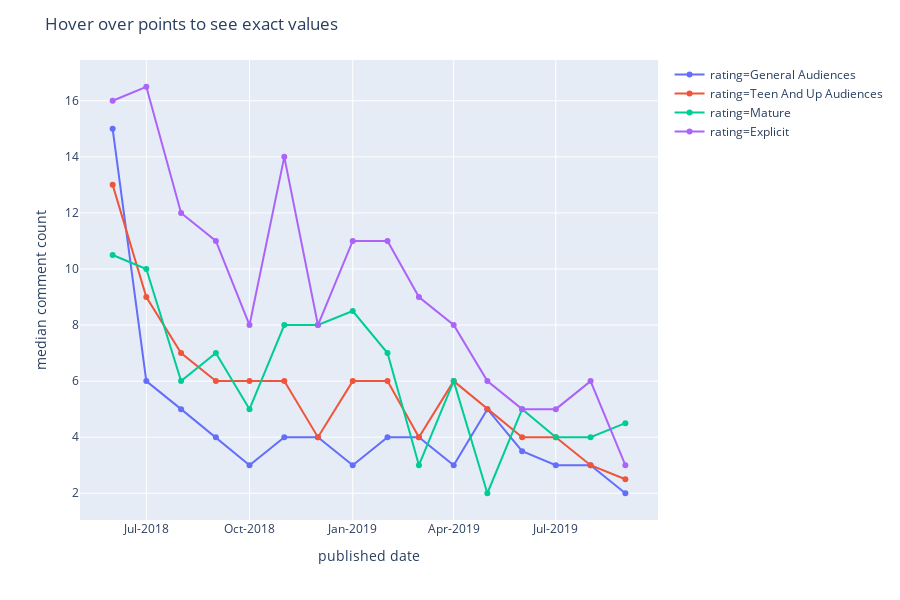

The notebook cell saved with this chart:
### Markdown cell above
## Interactive graph for comment counts
E.g. of reading: On average (based on the median), a mature-rated one-shot published in Oct 2018 received 5 comments by mid-Oct 2019. There were around 86 mature one-shots published in Oct 2018.

### Code cell
fig.show()

### Figure 1 — Plotly figure (JSON) as saved in the notebook; plotly's stock layout.template omitted (floating-point values rounded to 4 significant figures)
{"data": [{"customdata": [[7, 28, 267], [3, 14, 312], [2, 10, 235], [2, 9, 156], [1, 8, 136], [1, 7.25, 100], [1, 7.75, 174], [1, 8, 130], [1.25, 6, 82], [1, 7.75, 82], [1, 6.75, 78], [2, 9.25, 64], [0, 8.25, 72], [1, 6, 64], [1, 7.25, 60], [1, 4, 89]], "hoverlabel": {"namelength": 0}, "hovertemplate": "rating=General Audiences<br>published date=%{x}<br>median comment count=%{y}<br>25th quantile comment count=%{customdata[0]}<br>75th quantile comment count=%{customdata[1]}<br>no of fics of this rating published in month=%{customdata[2]}", "legendgroup": "rating=General Audiences", "line": {"color": "#636efa", "dash": "solid"}, "mode": "markers+lines", "name": "rating=General Audiences", "showlegend": true, "type": "scatter", "x": ["2018-06", "2018-07", "2018-08", "2018-09", "2018-10", "2018-11", "2018-12", "2019-01", "2019-02", "2019-03", "2019-04", "2019-05", "2019-06", "2019-07", "2019-08", "2019-09"], "xaxis": "x", "y": [15, 6, 5, 4, 3, 4, 4, 3, 4, 4, 3, 5, 3.5, 3, 3, 2], "yaxis": "y"}, {"customdata": [[7, 27, 270], [4, 16, 406], [4, 14, 345], [3, 12, 254], [2, 12, 201], [2, 12, 117], [1, 10, 213], [2, 13, 182], [1.25, 10.75, 134], [1.75, 10, 116], [1, 13, 100], [2, 8, 89], [2, 8, 89], [2, 8, 89], [0, 6, 100], [1, 5, 102]], "hoverlabel": {"namelength": 0}, "hovertemplate": "rating=Teen And Up Audiences<br>published date=%{x}<br>median comment count=%{y}<br>25th quantile comment count=%{customdata[0]}<br>75th quantile comment count=%{customdata[1]}<br>no of fics of this rating published in month=%{customdata[2]}", "legendgroup": "rating=Teen And Up Audiences", "line": {"color": "#EF553B", "dash": "solid"}, "mode": "markers+lines", "name": "rating=Teen And Up Audiences", "showlegend": true, "type": "scatter", "x": ["2018-06", "2018-07", "2018-08", "2018-09", "2018-10", "2018-11", "2018-12", "2019-01", "2019-02", "2019-03", "2019-04", "2019-05", "2019-06", "2019-07", "2019-08", "2019-09"], "xaxis": "x", "y": [13, 9, 7, 6, 6, 6, 4, 6, 6, 4, 6, 5, 4, 4, 3, 2.5], "yaxis": "y"}, {"customdata": [[5, 23, 62], [4.5, 20, 123], [2, 14, 117], [3, 10, 89], [1.25, 16, 86], [2, 18, 73], [3, 14.5, 79], [2.75, 16.25, 60], [3, 13.5, 54], [1.25, 6.75, 50], [2, 13, 37], [2, 8, 33], [2, 10, 34], [1, 10.5, 40], [0.5, 8, 39], [3, 9, 28]], "hoverlabel": {"namelength": 0}, "hovertemplate": "rating=Mature<br>published date=%{x}<br>median comment count=%{y}<br>25th quantile comment count=%{customdata[0]}<br>75th quantile comment count=%{customdata[1]}<br>no of fics of this rating published in month=%{customdata[2]}", "legendgroup": "rating=Mature", "line": {"color": "#00cc96", "dash": "solid"}, "mode": "markers+lines", "name": "rating=Mature", "showlegend": true, "type": "scatter", "x": ["2018-06", "2018-07", "2018-08", "2018-09", "2018-10", "2018-11", "2018-12", "2019-01", "2019-02", "2019-03", "2019-04", "2019-05", "2019-06", "2019-07", "2019-08", "2019-09"], "xaxis": "x", "y": [10.5, 10, 6, 7, 5, 8, 8, 8.5, 7, 3, 6, 2, 5, 4, 4, 4.5], "yaxis": "y"}, {"customdata": [[8, 28.5, 160], [8, 28.75, 234], [6, 21, 221], [5, 19, 140], [4, 15, 175], [6, 24, 78], [3, 21, 134], [7, 21, 97], [6, 18, 84], [5, 14, 67], [4, 12.25, 72], [3, 11, 69], [4, 10.75, 58], [3, 14.5, 62], [2, 11, 77], [1, 9, 51]], "hoverlabel": {"namelength": 0}, "hovertemplate": "rating=Explicit<br>published date=%{x}<br>median comment count=%{y}<br>25th quantile comment count=%{customdata[0]}<br>75th quantile comment count=%{customdata[1]}<br>no of fics of this rating published in month=%{customdata[2]}", "legendgroup": "rating=Explicit", "line": {"color": "#ab63fa", "dash": "solid"}, "mode": "markers+lines", "name": "rating=Explicit", "showlegend": true, "type": "scatter", "x": ["2018-06", "2018-07", "2018-08", "2018-09", "2018-10", "2018-11", "2018-12", "2019-01", "2019-02", "2019-03", "2019-04", "2019-05", "2019-06", "2019-07", "2019-08", "2019-09"], "xaxis": "x", "y": [16, 16.5, 12, 11, 8, 14, 8, 11, 11, 9, 8, 6, 5, 5, 6, 3], "yaxis": "y"}], "layout": {"height": 600, "legend": {"tracegroupgap": 0}, "margin": {"t": 60}, "title": {"text": "Hover over points to see exact values"}, "xaxis": {"anchor": "y", "domain": [0, 1], "tickformat": "%b-%Y", "title": {"text": "published date"}}, "yaxis": {"anchor": "x", "domain": [0, 1], "title": {"text": "median comment count"}}}}
